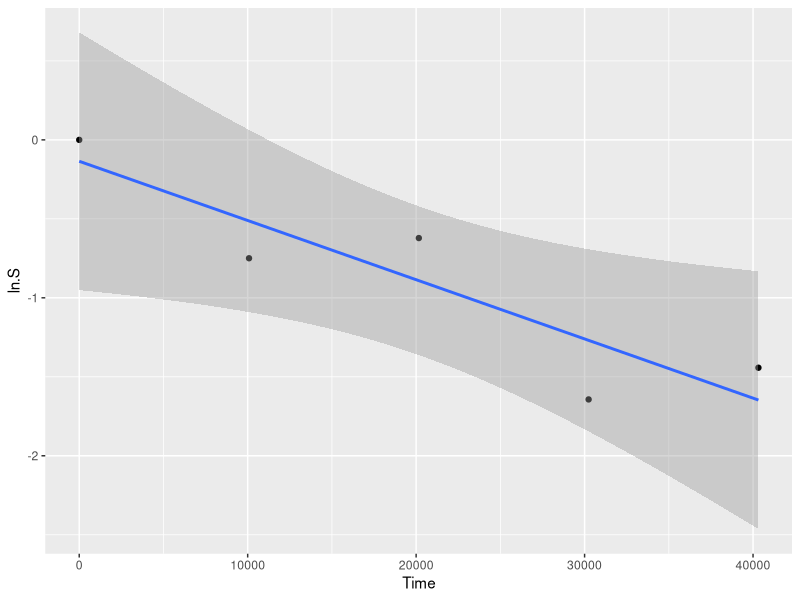
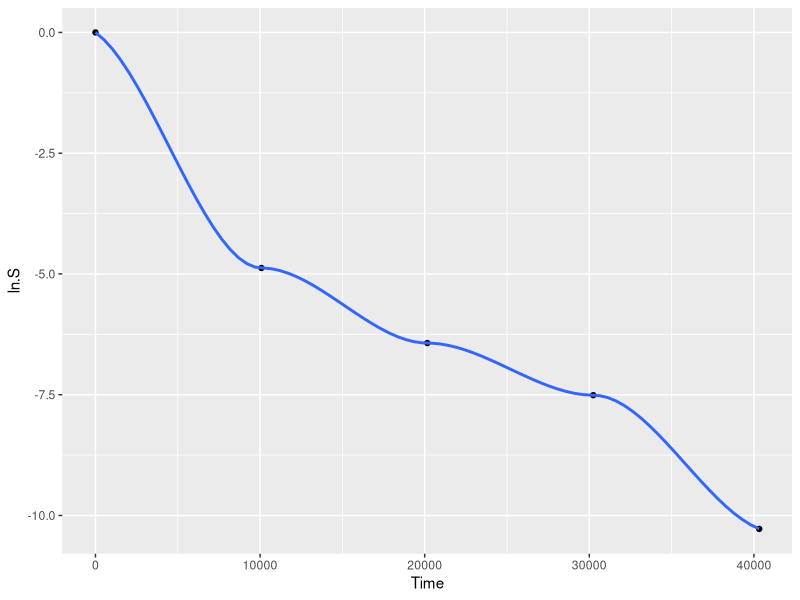
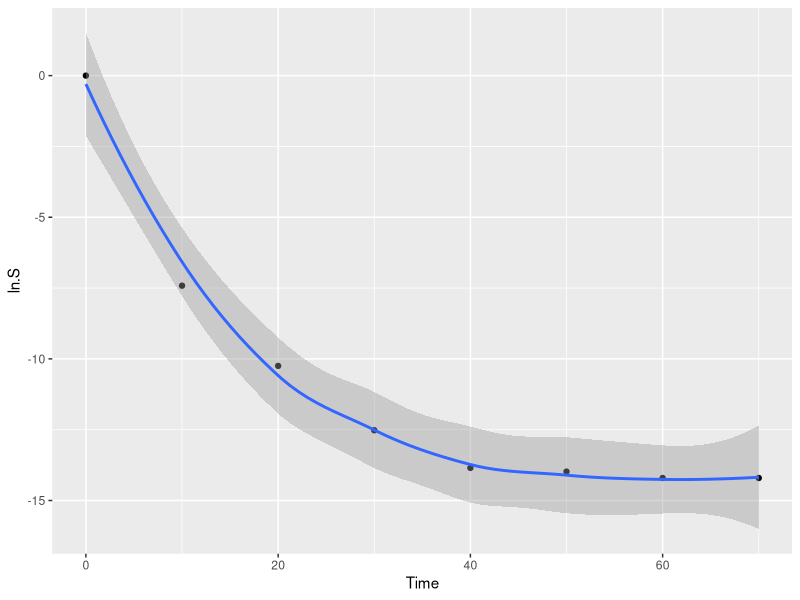
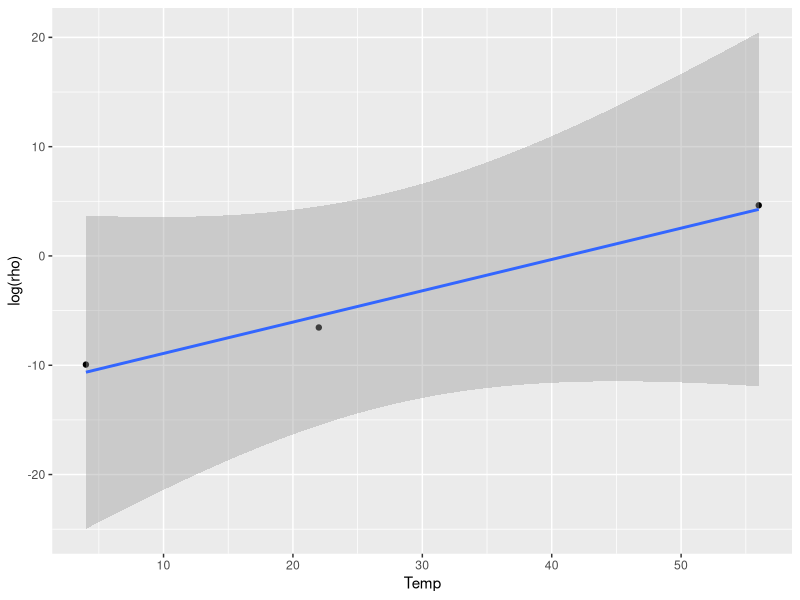
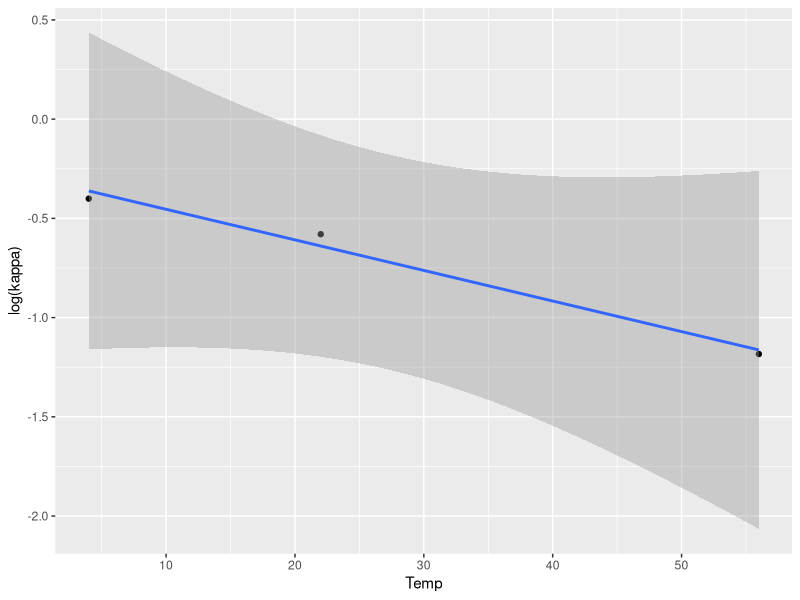
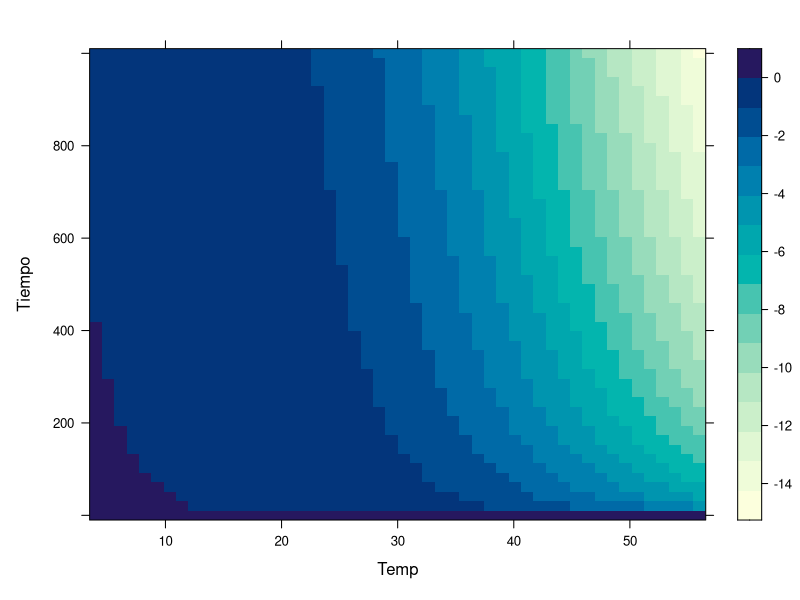

These figures' R source, in order:
## ---- chunk 1
knitr::opts_chunk$set(echo = TRUE)
## ---- chunk 2
datos <- read.csv("Nicho/Datos/HeV-survival.csv")

d.4 <- subset(datos, Temp == 4)
d.22 <- subset(datos, Temp == 22)
d.56 <- subset(datos, Temp == 56)
## ---- chunk 3
library(ggplot2)

ggplot(d.4) + geom_point(aes(x = Time, y = ln.S)) +
  geom_smooth(aes(x = Time, y = ln.S), method = "lm")

ggplot(d.22) + geom_point(aes(x = Time, y = ln.S)) +
  geom_smooth(aes(x = Time, y = ln.S), method = "loess")

ggplot(d.56) + geom_point(aes(x = Time, y = ln.S)) +
  geom_smooth(aes(x = Time, y = ln.S), method = "loess")
## ---- chunk 4
m4 <- nls(ln.S ~ -( rho * Time )^ (kappa), 
          data = d.4, 
          start = list(rho = 1, kappa = 0.9),
          lower = c(0.00001, 0.1),
          upper = c(1, 1),
          algorithm =  "port")

m22 <- nls(ln.S ~ -( rho * Time )^ (kappa), 
          data = d.22, 
          start = list(rho = 1, kappa = 0.9),
          lower = c(0.0001, 0.1),
          upper = c(1, 1),
          algorithm =  "port")

m56 <- nls(ln.S ~ -( rho * Time )^ (kappa), 
          data = d.56, 
          start = list(rho = 1, kappa = 0.9),
          lower = c(0.1, 0.1),
          upper = c(105, 1.5),
          algorithm =  "port")
## ---- chunk 5
par.estim <- data.frame(rbind(coef(m4), coef(m22), coef(m56)))

par.estim$Temp <-c(4, 22, 56)

ggplot(par.estim) + geom_point(aes(x = Temp, y = log(rho))) +
  geom_smooth(aes(x = Temp, y = log(rho)), method = "lm")
ggplot(par.estim) + geom_point(aes(x = Temp, y = log(kappa))) +
  geom_smooth(aes(x = Temp, y = log(kappa)), method = "lm")
## ---- chunk 6
m.rho <- lm(log(rho) ~ Temp, data = par.estim)
m.kappa <- lm(log(kappa) ~ Temp + Temp^2, data = par.estim)

rho.coef <- coef(m.rho)
kappa.coef <- coef(m.kappa)

coef.pk <- data.frame(par = c("ap", "Bp", "ak", "Bk"), 
                      valor = c(rho.coef, kappa.coef))
## ---- chunk 7
knitr::kable(coef.pk)
## ---- chunk 8
datos.nuevos <- expand.grid(Tiempo = seq(0, 1000, len = 50),
                            Temp = seq(4, 56, len = 50))
knitr::kable(head(datos.nuevos))
## ---- chunk 9
weib <- function(Tiempo = NA, Temp = NA, pars = NA){
  ap <- pars$ap
  Bp <- pars$Bp
  ak <- pars$ak
  Bk <- pars$Bk
  
  p <- exp(ap + Bp * Temp)
  k <- exp(ak + Bk * Temp)
  
  S <- exp(- (p * Tiempo) ^ k)
  return(S)
}
## ---- chunk 10
pars <- as.list(coef.pk$valor)
names(pars) <- coef.pk$par

Sup <- weib(Tiempo = datos.nuevos$Tiempo,
              Temp = datos.nuevos$Temp,
              pars = pars)

datos.nuevos$Sup <- Sup
## ---- chunk 11
library(lattice)

levelplot(log10(Sup) ~ Temp + Tiempo, data = datos.nuevos,
          drape = T)
